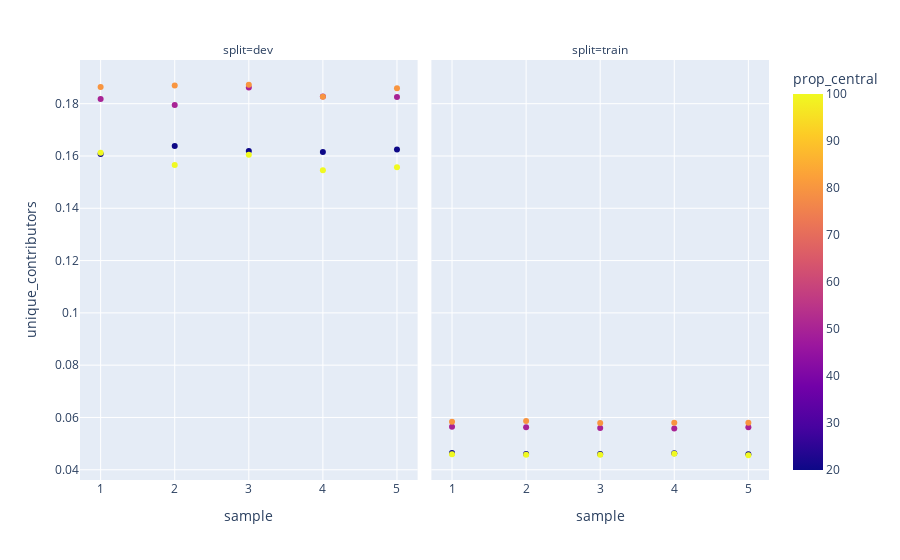

The code cell stored with this chart in its notebook:
### Code cell
fig = px.scatter(df, x = "sample", y = "unique_contributors", color = "prop_central", facet_col="split")

fig.show()

### Figure 1 — Plotly figure (JSON) as saved in the notebook; plotly's stock layout.template omitted (floating-point values rounded to 4 significant figures)
{"data": [{"hovertemplate": "split=dev<br>sample=%{x}<br>unique_contributors=%{y}<br>prop_central=%{marker.color}<extra></extra>", "legendgroup": "", "marker": {"color": [20, 50, 80, 100, 20, 50, 80, 100, 20, 50, 80, 100, 20, 50, 80, 100, 20, 50, 80, 100], "coloraxis": "coloraxis", "symbol": "circle"}, "mode": "markers", "name": "", "orientation": "v", "showlegend": false, "type": "scatter", "x": [1, 1, 1, 1, 2, 2, 2, 2, 3, 3, 3, 3, 4, 4, 4, 4, 5, 5, 5, 5], "xaxis": "x", "y": [0.1607, 0.1818, 0.1864, 0.1612, 0.1638, 0.1795, 0.1869, 0.1566, 0.1619, 0.1862, 0.1872, 0.1605, 0.1615, 0.1827, 0.1827, 0.1545, 0.1625, 0.1826, 0.1859, 0.1557], "yaxis": "y"}, {"hovertemplate": "split=train<br>sample=%{x}<br>unique_contributors=%{y}<br>prop_central=%{marker.color}<extra></extra>", "legendgroup": "", "marker": {"color": [20, 50, 80, 100, 20, 50, 80, 100, 20, 50, 80, 100, 20, 50, 80, 100, 20, 50, 80, 100], "coloraxis": "coloraxis", "symbol": "circle"}, "mode": "markers", "name": "", "orientation": "v", "showlegend": false, "type": "scatter", "x": [1, 1, 1, 1, 2, 2, 2, 2, 3, 3, 3, 3, 4, 4, 4, 4, 5, 5, 5, 5], "xaxis": "x2", "y": [0.04642, 0.05646, 0.05832, 0.04595, 0.04602, 0.05622, 0.05863, 0.04573, 0.04598, 0.056, 0.05788, 0.04571, 0.04629, 0.05576, 0.05802, 0.0461, 0.04592, 0.05628, 0.05797, 0.04555], "yaxis": "y2"}], "layout": {"annotations": [{"font": {}, "showarrow": false, "text": "split=dev", "x": 0.245, "xanchor": "center", "xref": "paper", "y": 1, "yanchor": "bottom", "yref": "paper"}, {"font": {}, "showarrow": false, "text": "split=train", "x": 0.755, "xanchor": "center", "xref": "paper", "y": 1, "yanchor": "bottom", "yref": "paper"}], "coloraxis": {"colorbar": {"title": {"text": "prop_central"}}, "colorscale": [[0, "#0d0887"], [0.1111, "#46039f"], [0.2222, "#7201a8"], [0.3333, "#9c179e"], [0.4444, "#bd3786"], [0.5556, "#d8576b"], [0.6667, "#ed7953"], [0.7778, "#fb9f3a"], [0.8889, "#fdca26"], [1, "#f0f921"]]}, "legend": {"tracegroupgap": 0}, "margin": {"t": 60}, "xaxis": {"anchor": "y", "domain": [0, 0.49], "title": {"text": "sample"}}, "xaxis2": {"anchor": "y2", "domain": [0.51, 1], "matches": "x", "title": {"text": "sample"}}, "yaxis": {"anchor": "x", "domain": [0, 1], "title": {"text": "unique_contributors"}}, "yaxis2": {"anchor": "x2", "domain": [0, 1], "matches": "y", "showticklabels": false}}}
